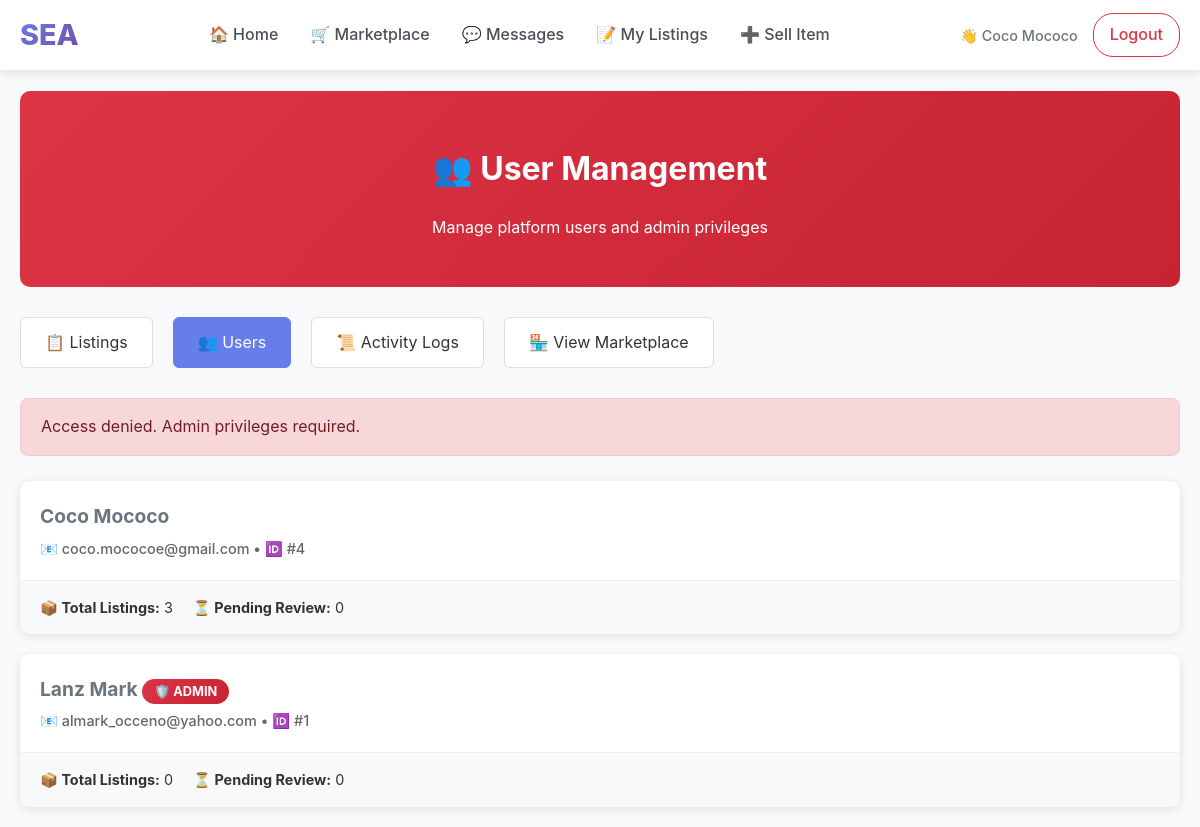
The app's page /admin/users (signed in) with its own data.
### tables this page shows
CREATE TABLE students (
        student_id INTEGER PRIMARY KEY AUTOINCREMENT,
        name TEXT NOT NULL,
        email TEXT UNIQUE NOT NULL,
        password TEXT NOT NULL,
        org TEXT
    , is_admin INTEGER DEFAULT 0, email_verified INTEGER DEFAULT 0, verification_code TEXT DEFAULT NULL, verification_code_expires DATETIME DEFAULT NULL);

### app.py (the view)
@app.route('/admin/users')
def admin_users():
    if not require_admin():
        return redirect(url_for('home'))
    conn = get_db_connection()
    cur = conn.cursor()
    cur.execute("""
        SELECT s.*,
               COUNT(i.item_id) as item_count,
               COUNT(CASE WHEN i.moderation_status = 'pending' THEN 1 END) as pending_items
        FROM students s
        LEFT JOIN items i ON s.student_id = i.student_id
        GROUP BY s.student_id
        ORDER BY s.student_id DESC
    """)
    users = [dict(row) for row in cur.fetchall()]
    conn.close()
    return render_template('admin/users.html', users=users)

### app.py (called while the page is built)
def get_db_connection():
    database_url = os.environ.get('DATABASE_URL')
    if database_url:
        import psycopg2
        from psycopg2.extras import RealDictCursor
        if database_url.startswith('postgres://'):
            database_url = database_url.replace('postgres://', 'postgresql://', 1)
        conn = psycopg2.connect(database_url, cursor_factory=RealDictCursor)
        return DatabaseConnection(conn, is_postgres=True)
    else:
        db_path = os.path.join(BASE_DIR, 'database', 'marketplace.db')
        conn = sqlite3.connect(db_path, timeout=30.0)
        conn.row_factory = sqlite3.Row
        conn.execute('PRAGMA journal_mode=WAL;')
        return DatabaseConnection(conn, is_postgres=False)

def require_login():
    if 'user_id' not in session:
        return False
    if 'last_activity' in session:
        try:
            last_activity = datetime.fromisoformat(session['last_activity'])
            if datetime.now() - last_activity > timedelta(hours=24):
                session.clear()
                return False
        except:
            pass
    session['last_activity'] = datetime.now().isoformat()
    return True

@app.context_processor
def inject_csrf_token():
    return dict(csrf_token=generate_csrf_token)

@app.context_processor
def inject_admin_status():
    return dict(is_admin_user=is_admin())

def is_admin():
    if not require_login():
        return False
    conn = get_db_connection()
    cur = conn.cursor()
    cur.execute("SELECT is_admin FROM students WHERE student_id = ?", (session['user_id'],))
    result = cur.fetchone()
    conn.close()
    return result and result[0] == 1

def require_admin():
    if not is_admin():
        flash("Access denied. Admin privileges required.", "error")
        return redirect(url_for('home'))
    return True

    def execute(self, query, params=None):
        if self._is_postgres and params and '?' in query:
            query = query.replace('?', '%s')
        if params is None:
            return self._cursor.execute(query)
        return self._cursor.execute(query, params)

    def fetchone(self):
        return self._cursor.fetchone()

    def fetchall(self):
        return self._cursor.fetchall()

    def cursor(self):
        return DatabaseCursor(self._conn.cursor(), self._is_postgres)

    def close(self):
        return self._conn.close()

### templates/admin/users.html (shortened to what this page needs)
{% extends "base.html" %}
{% block content %}
<div class="admin-page">
  <div class="admin-header">
    <h1>👥 User Management</h1>
    <p>Manage platform users and admin privileges</p>
  </div>
  <div class="admin-nav">
    <a href="{{ url_for('admin_dashboard') }}">📋 Listings</a>
    <a href="{{ url_for('admin_users') }}" class="active">👥 Users</a>
    <a href="{{ url_for('admin_logs') }}">📜 Activity Logs</a>
    <a href="{{ url_for('marketplace') }}">🏪 View Marketplace</a>
  </div>
  {% with messages = get_flashed_messages(with_categories=true) %}
    {% if messages %}
      {% for category, message in messages %}
        <div class="alert {{ category }}">
          {{ message }}
        </div>
      {% endfor %}
    {% endif %}
  {% endwith %}
  <div class="users-grid">
    {% for user in users %}
    <div class="user-card">
      <div class="user-header">
        <div class="user-info">
          <div class="user-name">
            {{ user.name }}
            {% if user.is_admin %}
              <span class="admin-badge">🛡️ ADMIN</span>
            {% endif %}
          </div>
          <div class="user-meta">
            📧 {{ user.email }} • 🆔 #{{ user.student_id }}
          </div>
        </div>
      </div>
      <div class="user-stats">
        <div><strong>📦 Total Listings:</strong> {{ user.item_count }}</div>
        <div><strong>⏳ Pending Review:</strong> {{ user.pending_items }}</div>
      </div>
    </div>
    {% endfor %}
  </div>
</div>
{% endblock %}

### templates/base.html (shortened to what this page needs)
<!DOCTYPE html>
<html lang="en">
<head>
</head>
<body data-user-id="{% if session.get('user_id') %}{{ session.get('user_id') }}{% endif %}"{% if other %} data-other-id="{{ other['student_id'] }}"{% endif %}>
<nav class="navbar">
  <div class="nav-container">
    <a href="{{ url_for('home') }}" class="nav-brand">SEA</a>
    <div class="nav-links" id="navLinks">
      <a href="{{ url_for('home') }}">🏠 Home</a>
      <a href="{{ url_for('marketplace') }}">🛒 Marketplace</a>
      <a href="{{ url_for('messages') }}">💬 Messages</a>
      {% if session.get('user_id') %}
        <a href="{{ url_for('my_listings') }}">📝 My Listings</a>
        <a href="{{ url_for('add_item') }}">➕ Sell Item</a>
      {% endif %}
    </div>
    <div class="nav-user">
      {% if session.get('user_id') %}
        <span class="user-info">👋 {{ session.get('user_name') }}</span>
        <a href="{{ url_for('logout') }}" class="btn-logout">Logout</a>
      {% else %}
        <a href="{{ url_for('login') }}" class="btn-outline">Login</a>
        <a href="{{ url_for('register') }}" class="btn-primary">Register</a>
      {% endif %}
    </div>
  </div>
</nav>
<div class="main-content">
{% block content %}{% endblock %}
</div>
{% set is_chat_page = request.endpoint == 'chat_page' %}
</body>
</html>

### templates/base.html (style rules this page uses)
* { box-sizing: border-box; }
body { margin: 0; font-family: -apple-system, BlinkMacSystemFont, 'Segoe UI', Roboto, sans-serif; background: #f8f9fa; line-height: 1.6; color: #333; }
.main-content { min-height: calc(100vh - 80px); padding-top: 0; }
.navbar { background: white; padding: 12px 0; box-shadow: 0 2px 10px rgba(0, 0, 0, 0.1); border-bottom: 1px solid #e9ecef; position: sticky; top: 0; z-index: 1000; }
.nav-container { max-width: 1200px; margin: 0 auto; padding: 0 20px; display: flex; align-items: center; justify-content: space-between; flex-wrap: wrap; gap: 20px; }
.nav-brand { font-size: 1.8rem; font-weight: 800; color: #667eea; text-decoration: none; background: linear-gradient(135deg, #667eea 0%, #764ba2 100%); -webkit-background-clip: text; background-clip: text; -webkit-text-fill-color: transparent; }
.nav-links { display: flex; align-items: center; gap: 0; flex: 1; justify-content: center; flex-wrap: wrap; }
.nav-links a { color: #495057; text-decoration: none; padding: 10px 16px; border-radius: 6px; font-weight: 500; transition: all 0.2s ease; position: relative; }
.nav-user { display: flex; align-items: center; gap: 15px; flex-wrap: wrap; }
.user-info { color: #6c757d; font-size: 0.9rem; font-weight: 500; }
.nav-user a { color: #495057; text-decoration: none; padding: 8px 16px; border-radius: 20px; font-weight: 500; transition: all 0.2s ease; border: 1px solid transparent; }
.nav-user a.btn-logout { color: #dc3545; border: 1px solid #dc3545; }

### templates/admin/users.html (style rules this page uses)
.admin-page { padding: 20px; max-width: 1200px; margin: 0 auto; }
.admin-header { background: linear-gradient(135deg, #dc3545 0%, #c82333 100%); color: white; padding: 30px; border-radius: 10px; margin-bottom: 30px; text-align: center; }
.admin-nav { display: flex; gap: 20px; margin-bottom: 30px; flex-wrap: wrap; }
.admin-nav a { background: #fff; color: #333; padding: 12px 24px; border-radius: 6px; text-decoration: none; border: 1px solid #ddd; transition: all 0.3s ease; }
.admin-nav a:hover, .admin-nav a.active { background: #667eea; color: white; border-color: #667eea; }
.users-grid { display: grid; gap: 20px; }
.user-card { background: white; border-radius: 10px; box-shadow: 0 2px 10px rgba(0,0,0,0.1); overflow: hidden; }
.user-header { display: flex; justify-content: space-between; align-items: center; padding: 20px; border-bottom: 1px solid #eee; }
.user-info { flex: 1; }
.user-name { font-size: 1.2rem; font-weight: bold; margin-bottom: 5px; }
.user-meta { color: #666; font-size: 0.9rem; }
.admin-badge { background: linear-gradient(135deg, #dc3545, #c82333); color: white; padding: 5px 12px; border-radius: 20px; font-size: 0.8rem; font-weight: bold; }
.user-stats { display: flex; gap: 20px; padding: 15px 20px; background: #f8f9fa; font-size: 0.9rem; }
.alert { padding: 15px 20px; border-radius: 8px; margin-bottom: 25px; }
.alert.error { background: #f8d7da; color: #721c24; border: 1px solid #f5c6cb; }

### records on screen
students: get "Coco Mococo", name "Coco Mococo", email "coco.mococoe@gmail.com", student_id "4", item_count "3", pending_items "0"
students: name "Lanz Mark", is_admin "🛡️ ADMIN", email "almark_occeno@yahoo.com", student_id "1", item_count "0", pending_items "0"

### other values on screen
{{ message }} "Access denied. Admin privileges required."
